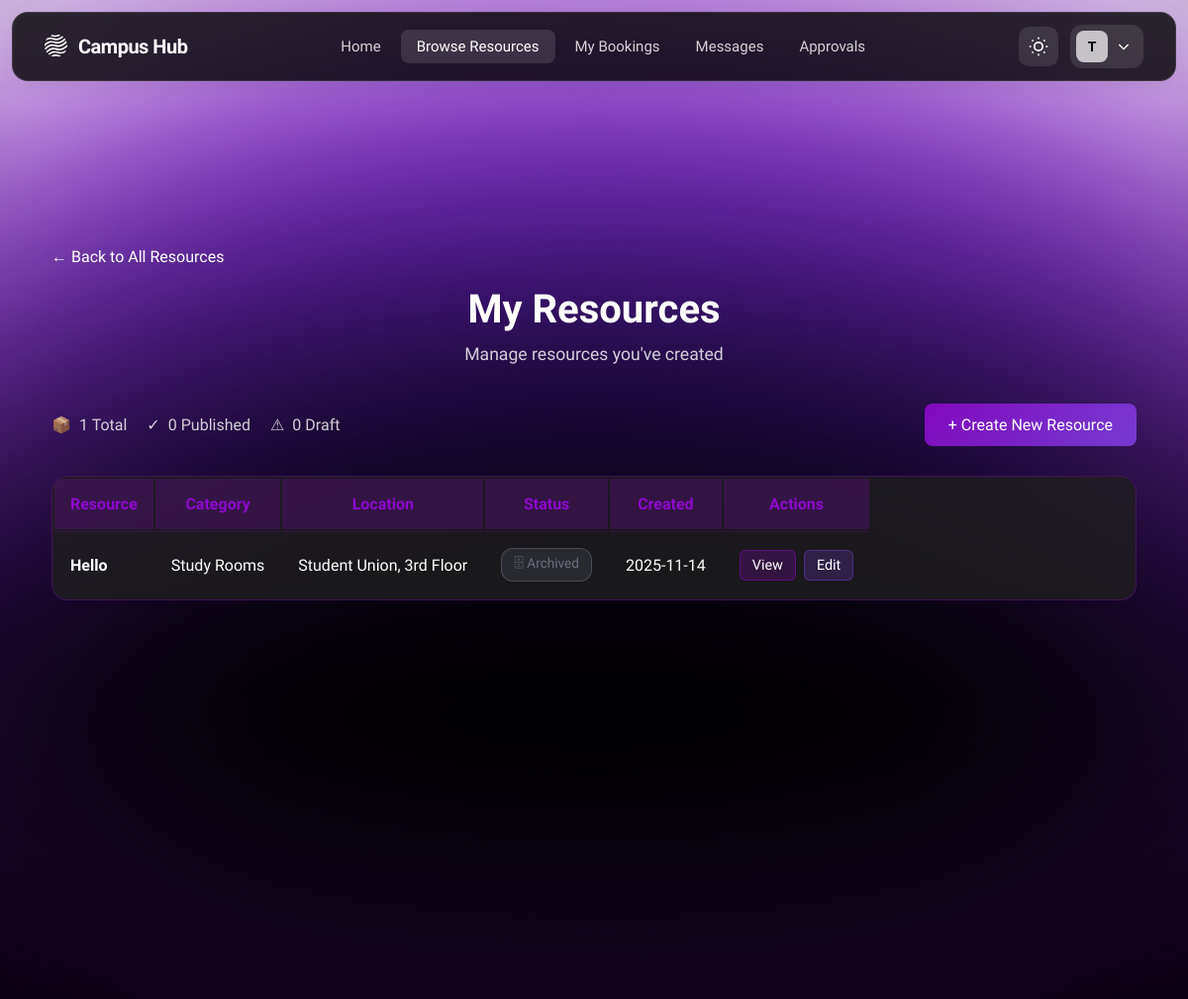
Page /resources/my-resources (signed in) on the earlier database version.
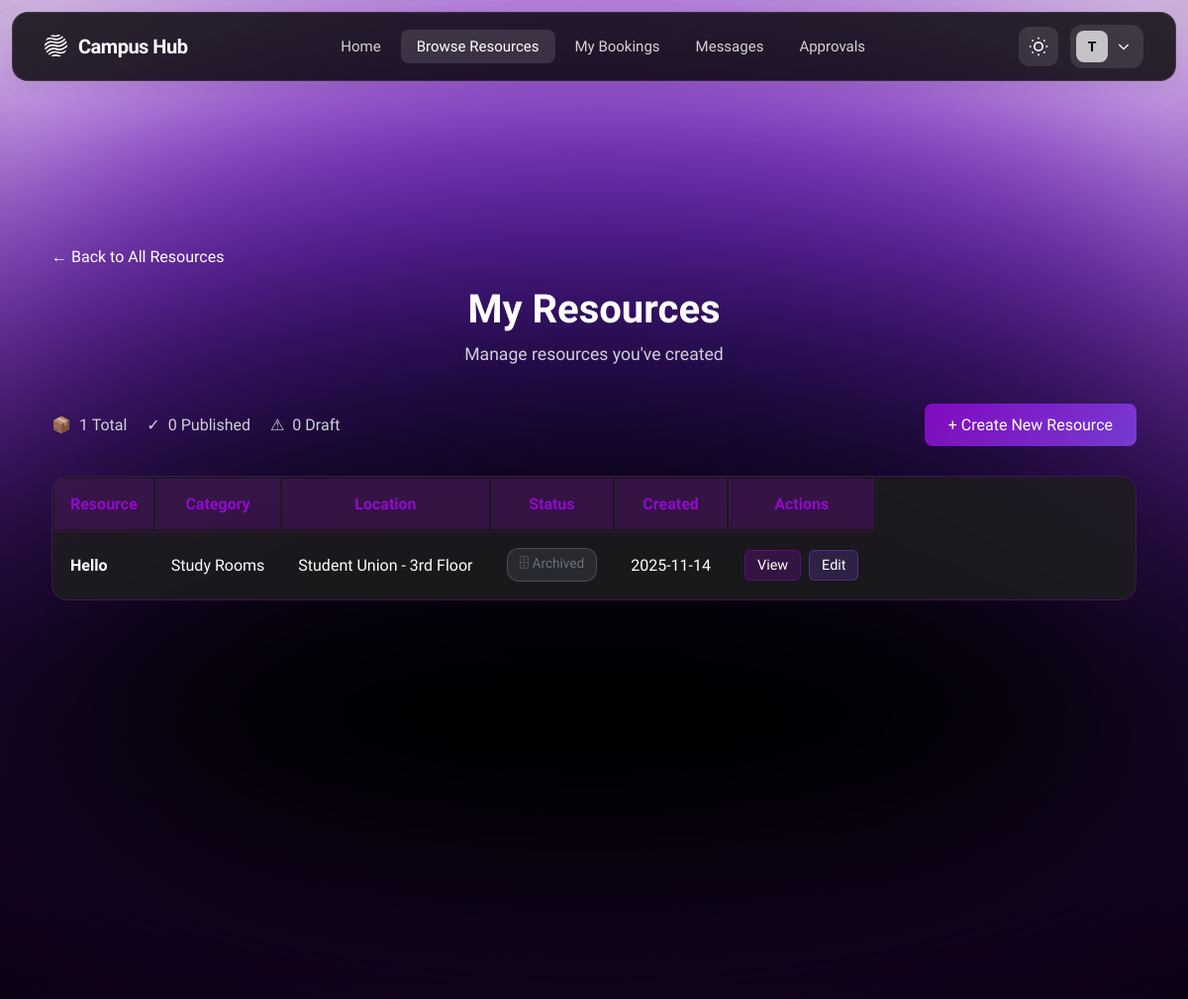
Same page on the later database version.
### tables this page shows
CREATE TABLE resources (
    resource_id INTEGER PRIMARY KEY AUTOINCREMENT,
    owner_type TEXT NOT NULL CHECK (owner_type IN ('user','group')),
    owner_id INTEGER NOT NULL,  -- Polymorphic FK: user_id when owner_type='user', group_id when owner_type='group'
    title TEXT NOT NULL,
    description TEXT,
    category_id INTEGER REFERENCES resource_categories(category_id),
    location TEXT,
    capacity INTEGER CHECK (capacity > 0 OR capacity IS NULL),  -- NULL for resources without capacity limits
    status TEXT NOT NULL DEFAULT 'draft' CHECK (status IN ('draft','published','archived')),
    availability_mode TEXT NOT NULL DEFAULT 'rules' CHECK (availability_mode IN ('rules','open','by-request')),
    requires_approval BOOLEAN NOT NULL DEFAULT 0,
    created_at DATETIME DEFAULT CURRENT_TIMESTAMP,
    updated_at DATETIME
, images TEXT, availability_rules TEXT);

CREATE TABLE resource_categories (
    category_id INTEGER PRIMARY KEY AUTOINCREMENT,
    name TEXT NOT NULL,
    description TEXT,
    icon TEXT,
    created_at DATETIME DEFAULT CURRENT_TIMESTAMP
);

### src/controllers/resource_controller.py (the view)
@resource_bp.route('/my-resources')
@login_required
@role_required('staff', 'admin')
def my_resources():
    try:
        logger.info(f"Fetching resources for user: email={current_user.email}, user_id={current_user.user_id}, role={current_user.role}")
        resources_data = ResourceDAL.get_all_resources(
            owner_type='user',
            owner_id=current_user.user_id,
            status=None,  # Get all statuses
            limit=100
        )
        logger.info(f"Query returned {len(resources_data)} resources")
        if resources_data:
            logger.info(f"Sample resource: {resources_data[0].get('title', 'N/A')} (owner_id={resources_data[0].get('owner_id', 'N/A')})")
        resources = [Resource(r) for r in resources_data]
        logger.info(f"User {current_user.email} viewing their resources: {len(resources)} found")
        return render_template(
            'resources/my_resources.html',
            title='My Resources',
            resources=resources
        )
    except Exception as e:
        logger.error(f"Error loading user resources: {str(e)}", exc_info=True)
        flash('An error occurred while loading your resources. Please try again.', 'danger')
        return render_template('resources/my_resources.html', resources=[])

### src/app.py (called while the page is built)
def init_extensions(app):
    csrf.init_app(app)
    login_manager.init_app(app)
    login_manager.login_view = 'auth.login'  # Redirect to login page if not authenticated
    login_manager.login_message = 'Please log in to access this page.'
    login_manager.login_message_category = 'info'
    @login_manager.user_loader
    def load_user(user_id):
        from src.data_access.user_dal import UserDAL
        from src.models.user import User
        user_data = UserDAL.get_user_by_id(int(user_id))
        if user_data:
            return User(user_data)
        return None

### src/data_access/base_dal.py (called while the page is built)
    @classmethod
    def get_db_path(cls) -> str:
        if cls._db_path is None:
            base_dir = Path(__file__).parent.parent.parent
            cls._db_path = str(base_dir / 'campus_resource_hub.db')
        return cls._db_path

    @classmethod
    def execute_query(cls, query: str, params: Tuple = ()) -> List[Dict[str, Any]]:
        with cls.get_connection() as conn:
            cursor = conn.cursor()
            cursor.execute(query, params)
            rows = cursor.fetchall()
            return [dict(row) for row in rows]

### src/models/resource.py (called while the page is built)
    @property
    def resource_id(self) -> int:
        return self._resource_id

### src/templates/resources/my_resources.html (shortened to what this page needs)
{% extends 'base.html' %}
{% block content %}
<div class="my-resources-page">
    <div class="page-container">
        <a href="{{ url_for('resource.index') }}" class="back-link">
            ← Back to All Resources
        </a>
        <div class="page-header">
            <h1 class="page-title">My Resources</h1>
            <p class="page-subtitle">Manage resources you've created</p>
        </div>
        <div class="action-bar">
            <div class="stats-bar">
                <div class="stat-item">
                    <span>📦</span>
                    <span>{{ resources|length }} Total</span>
                </div>
                <div class="stat-item">
                    <span>✓</span>
                    <span>{{ resources|selectattr('status', 'equalto', 'published')|list|length }} Published</span>
                </div>
                <div class="stat-item">
                    <span>⚠</span>
                    <span>{{ resources|selectattr('status', 'equalto', 'draft')|list|length }} Draft</span>
                </div>
            </div>
            <a href="{{ url_for('resource.create') }}" class="btn-create">+ Create New Resource</a>
        </div>
        {% if resources %}
            <div class="resources-table">
                <table class="table">
                    <thead>
                        <tr>
                            <th>Resource</th>
                            <th>Category</th>
                            <th>Location</th>
                            <th>Status</th>
                            <th>Created</th>
                            <th>Actions</th>
                        </tr>
                    </thead>
                    <tbody>
                        {% for resource in resources %}
                            <tr>
                                <td>
                                    <a href="{{ url_for('resource.detail', resource_id=resource.resource_id) }}" class="resource-title-link">
                                        {{ resource.title }}
                                    </a>
                                </td>
                                <td>{{ resource._category_name or 'Uncategorized' }}</td>
                                <td>{{ resource.location }}</td>
                                <td>
                                    <span class="status-badge-small {{ resource.status }}">
                                        {% if resource.status == 'published' %}
                                            ✓ Published
                                        {% elif resource.status == 'draft' %}
                                            ⚠ Draft
                                        {% elif resource.status == 'archived' %}
                                            🗄 Archived
                                        {% endif %}
                                    </span>
                                </td>
                                <td>{{ resource.created_at[:10] if resource.created_at else 'N/A' }}</td>
                                <td>
                                    <div class="action-buttons-small">
                                        <a href="{{ url_for('resource.detail', resource_id=resource.resource_id) }}" class="btn-small btn-view">View</a>
                                        <a href="{{ url_for('resource.edit', resource_id=resource.resource_id) }}" class="btn-small btn-edit">Edit</a>
                                    </div>
                                </td>
                            </tr>
                        {% endfor %}
                    </tbody>
                </table>
            </div>
        {% endif %}
    </div>
</div>
{% endblock %}

### src/templates/base.html (shortened to what this page needs)
<!DOCTYPE html>
<html lang="en" data-theme="dark">
<head>
    <link rel="stylesheet" href="{{ url_for('static', filename='css/home.css') }}">
</head>
<body>
    <div class="background-effects">
        <div class="blur-white"></div>
        <div class="gradient-ellipse-1">
            <div style="position: absolute; inset: -31.25% -24.81%;">
            </div>
        </div>
        <div class="gradient-ellipse-2">
            <div style="position: absolute; inset: -41.49% -30.77%;">
            </div>
        </div>
        <div class="gradient-ellipse-3">
            <div style="position: absolute; inset: -62.11% -38.17%;">
            </div>
        </div>
        <div class="gradient-ellipse-4">
            <div style="position: absolute; inset: -37.04% -24.07%;">
            </div>
        </div>
        <div class="noise-texture"></div>
    </div>
    <nav class="navbar">
        <div class="navbar-container">
            <div class="navbar-left">
                <a href="{{ url_for('main.index') }}" class="navbar-logo">
                    <span class="logo-text">Campus Hub</span>
                </a>
            </div>
            <div class="navbar-center">
                <a href="{{ url_for('main.index') }}" class="nav-link {% if request.endpoint == 'main.index' %}active{% endif %}">Home</a>
                <a href="{{ url_for('resource.index') }}" class="nav-link {% if request.endpoint and request.endpoint.startswith('resource.') %}active{% endif %}">Browse Resources</a>
                {% if current_user.is_authenticated %}
                    <a href="{{ url_for('booking.index') }}" class="nav-link {% if request.endpoint and request.endpoint.startswith('booking.') and request.endpoint != 'booking.pending_approvals' %}active{% endif %}">My Bookings</a>
                    <a href="{{ url_for('message.inbox') }}" class="nav-link {% if request.endpoint and request.endpoint.startswith('message.') %}active{% endif %}" style="position: relative;">
                        Messages
                    </a>
                    {% if current_user.role in ['staff', 'admin'] %}
                        <a href="{{ url_for('booking.pending_approvals') }}" class="nav-link {% if request.endpoint == 'booking.pending_approvals' %}active{% endif %}" style="position: relative;">
                            Approvals
                        </a>
                    {% endif %}
                {% endif %}
            </div>
            <div class="navbar-right">
                <button class="theme-toggle" onclick="toggleTheme()" aria-label="Toggle theme">
                </button>
                {% if current_user.is_authenticated %}
                <div class="account-dropdown">
                    <button class="account-button" onclick="toggleAccountMenu()">
                        <div class="account-avatar">
                            {{ current_user.name[0].upper() }}
                        </div>
                        <svg class="chevron-icon" fill="none" stroke="currentColor" stroke-width="2" viewBox="0 0 24 24">
                            <path d="M19 9l-7 7-7-7"/>
                        </svg>
                    </button>
                </div>
                {% endif %}
            </div>
        </div>
    </nav>
    <main class="main-content">
        {% block content %}{% endblock %}
    </main>
</body>
</html>

Differences in the rows shown:
changed resources "Hello": location "Student Union, 3rd Floor" → "Student Union - 3rd Floor"
